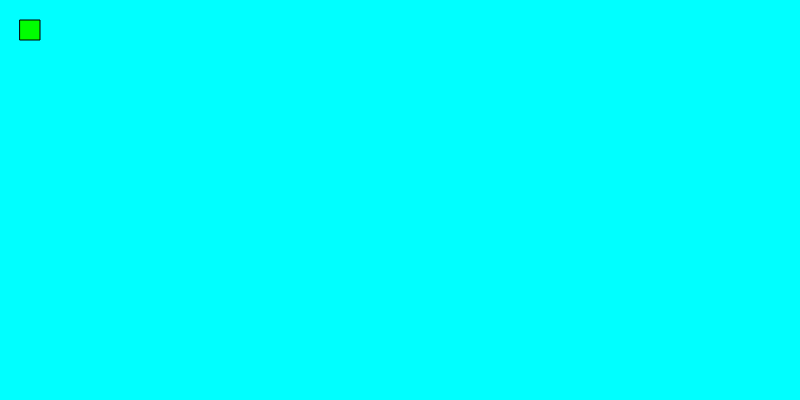
Frame 1 (no input)
Frame 60 (no input): identical to frame 1, image omitted
Frame 120 (the mouse pressed at the canvas centre since frame 60): identical to frame 1, image omitted

The p5.js sketch that drew this single still picture (run headless with seeded random() and noise() and a simulated clock; from frame 60 on, the mouse is pressed at the canvas centre):

// p5.js sketch
// ── sketch.js
function setup() {
  createCanvas(800,400);
  snake = new Snake()
}

function draw() {
  background("cyan");  
  snake.update();
  snake.display()
}

function keyPressed(){
  if(keyCode===LEFT_ARROW){
    snake.xdir = -10;
    snake.ydir = 0;
  }
  if(keyCode===RIGHT_ARROW){
    snake.xdir = 10;
    snake.ydir = 0;
  }
  if(keyCode===UP_ARROW){
    snake.xdir = 0;
    snake.ydir = -10;
  }
  if(keyCode===DOWN_ARROW){
    snake.xdir = 0;
    snake.ydir = 10;
  }
}
// ── snake.js
class Snake{
    constructor(){
        this.snakeXPosition = []
        this.snakeYPosition = []
        this.xdir = 0
        this.ydir = 0
        this.tailCount = 1
        this.x = 20
        this.y = 20
    }
    update(){
        if(!this.gameOver()){
            this.x += this.xdir
            this.y += this.ydir
            if(this.snakeXPosition.length >= this.tailCount){
                this.snakeXPosition.shift();
                this.snakeYPosition.shift();
            }
            this.snakeXPosition.push(this.x);
            this.snakeYPosition.push(this.y);
        }
    }

    eat(x,y){
        if(this.x===x&&this.y===y){
            this.tailCount  ++
            return true
        }
        else{
            return false
        }
    }
    
    gameOver(){
        if(this.x>800||this.x<0||this.y>400||this.y<0){
            background("cyan");
            text("Game Over",100,200);
            return true
        }
        else{
            return false
        }
    }

    display(){
        for (let index = 0; index < this.tailCount; index++) {
            var x = this.snakeXPosition[index];
            var y = this.snakeYPosition[index];
            fill("lime");
            rect(x,y,20,20);
        }
    }
}
